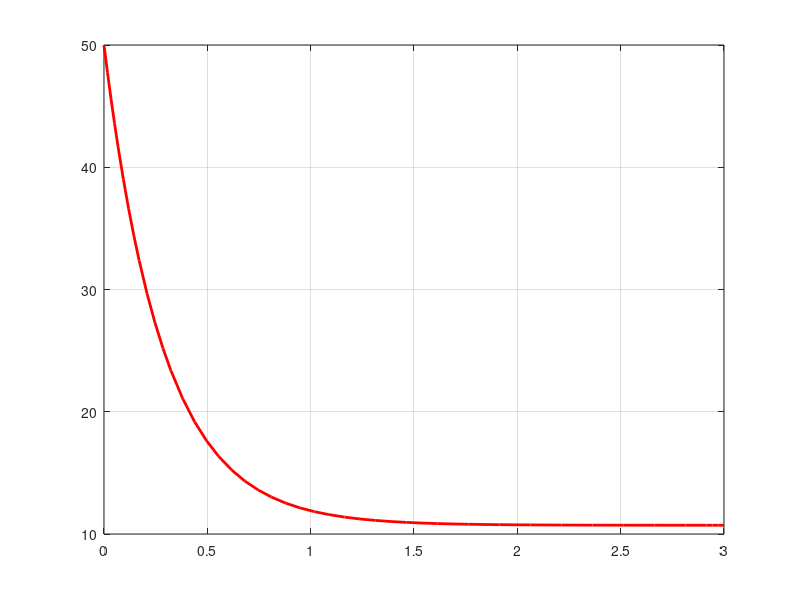

Here is the MATLAB script that generated this plot:
%% Analytic Solving Method for First Degree Differential Equations
%% Método analítico para resolver EDO primer orden

% Clean screen and variables
% Limpiar pantalla y variables
clc
clear
format shortG

% Capturing initial data
% Captura de datos iniciales
f = @(x,y) 37.5 - (3.5*y);
x0 = 0;
y0 = 50;
xf = 3;

% Analytic Solve
% Solución analítica
[xa,ya] = ode45(f,[x0 xf],y0)

% Obtained Vectors Graph
% Gráfica de vectores obtenidos
clf
plot(xa,ya,'LineWidth', 2, 'Color', 'r')
grid on
